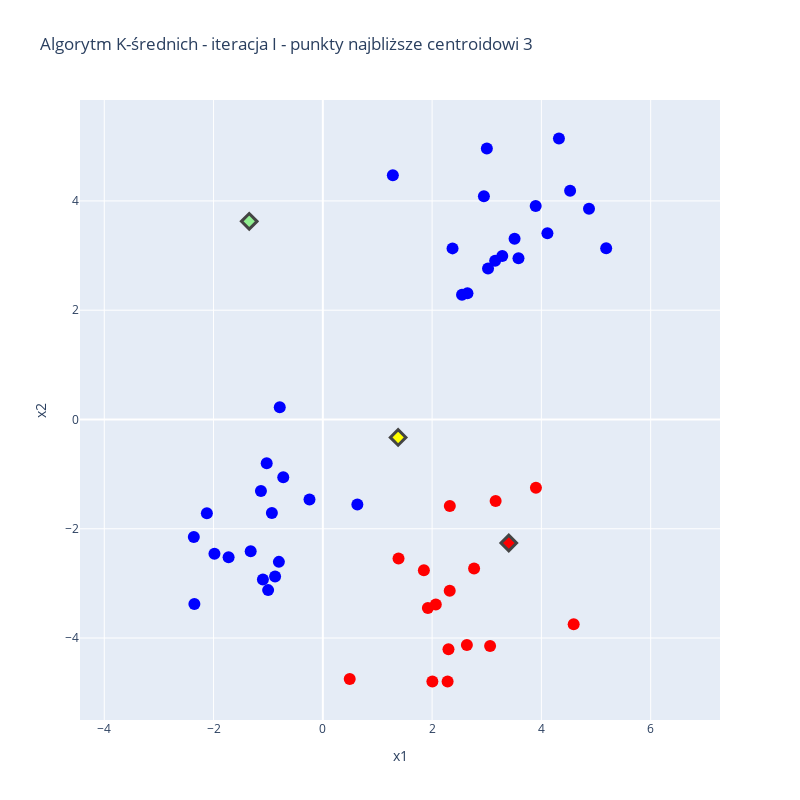

The cell this chart's notebook holds for it:
### Code cell
# klaster 3
fig = px.scatter(
    df.loc[df['cluster']==1],
    'x1',
    'x2',
    width=800,
    height=800,
    color_discrete_sequence=["blue"],
    title='Algorytm K-średnich - iteracja I - punkty najbliższe centroidowi 3'
)
fig.add_trace(go.Scatter(x=[centroid_1[0]], y=[centroid_1[1]], name='centroid 1', mode='markers', marker_line_width=3, marker_color=cluster_1_color, marker_symbol='diamond'))

fig.add_trace(go.Scatter(x=df.loc[df['cluster']==2].x1, y=df.loc[df['cluster']==2].x2, name='centroid 2', mode='markers', marker_color="blue"))
fig.add_trace(go.Scatter(x=[centroid_2[0]], y=[centroid_2[1]], name='centroid 2', mode='markers', marker_line_width=3, marker_color=cluster_2_color, marker_symbol='diamond'))

fig.add_trace(go.Scatter(x=df.loc[df['cluster']==3].x1, y=df.loc[df['cluster']==3].x2, name='centroid 2', mode='markers', marker_color=cluster_3_color))
fig.add_trace(go.Scatter(x=[centroid_3[0]], y=[centroid_3[1]], name='centroid 3', mode='markers', marker_line_width=3, marker_color=cluster_3_color, marker_symbol='diamond'))

fig.update_traces(marker_size=12)
fig.update_yaxes(
    scaleanchor="x",
    scaleratio=1,
)  # wyrównujemy skalę, żeby odległości pomiędzy punktami nie były zaburzone na wizualizacji
fig.update_xaxes(tick0=0, dtick=2)


fig.update_layout(showlegend=False)

### Figure 1 — Plotly figure (JSON) as saved in the notebook; plotly's stock layout.template omitted (floating-point values rounded to 4 significant figures)
{"data": [{"hovertemplate": "x1=%{x}<br>x2=%{y}<extra></extra>", "legendgroup": "", "marker": {"color": "blue", "size": 12, "symbol": "circle"}, "mode": "markers", "name": "", "orientation": "v", "showlegend": false, "type": "scatter", "x": [2.948, 3.002, 4.321, 1.281], "xaxis": "x", "y": [4.086, 4.96, 5.142, 4.471], "yaxis": "y"}, {"marker": {"color": "lightgreen", "line": {"width": 3}, "size": 12, "symbol": "diamond"}, "mode": "markers", "name": "centroid 1", "type": "scatter", "x": [-1.347], "y": [3.626]}, {"marker": {"color": "blue", "size": 12}, "mode": "markers", "name": "centroid 2", "type": "scatter", "x": [-1.001, 3.284, 2.647, -1.983, 3.509, -1.133, 2.547, 2.374, 3.024, -0.7883, 4.526, 4.11, -2.361, -2.351, 0.6319, 3.581, 4.871, 3.154, -1.097, -0.7241, 3.895, -0.9326, -0.874, -0.244, -2.122, 5.186, -0.8042, -1.725, -1.32, -1.027], "y": [-3.123, 2.991, 2.309, -2.459, 3.305, -1.307, 2.28, 3.131, 2.761, 0.2222, 4.185, 3.409, -2.151, -3.375, -1.558, 2.952, 3.857, 2.903, -2.928, -1.058, 3.907, -1.71, -2.873, -1.463, -1.716, 3.133, -2.606, -2.522, -2.412, -0.8023]}, {"marker": {"color": "yellow", "line": {"width": 3}, "size": 12, "symbol": "diamond"}, "mode": "markers", "name": "centroid 2", "type": "scatter", "x": [1.378], "y": [-0.3286]}, {"marker": {"color": "red", "size": 12}, "mode": "markers", "name": "centroid 2", "type": "scatter", "x": [2.768, 1.922, 2.283, 3.163, 1.849, 3.9, 2.324, 2.636, 2.067, 3.061, 1.385, 2.322, 0.4921, 4.591, 2.299, 2.005], "y": [-2.728, -3.452, -4.795, -1.494, -2.757, -1.249, -1.584, -4.127, -3.386, -4.144, -2.544, -3.136, -4.75, -3.749, -4.206, -4.794]}, {"marker": {"color": "red", "line": {"width": 3}, "size": 12, "symbol": "diamond"}, "mode": "markers", "name": "centroid 3", "type": "scatter", "x": [3.403], "y": [-2.261]}], "layout": {"height": 800, "legend": {"tracegroupgap": 0}, "showlegend": false, "title": {"text": "Algorytm K-średnich - iteracja I - punkty najbliższe centroidowi 3"}, "width": 800, "xaxis": {"anchor": "y", "autorange": true, "domain": [0, 1], "dtick": 2, "range": [-4.444, 7.269], "tick0": 0, "title": {"text": "x1"}, "type": "linear"}, "yaxis": {"anchor": "x", "autorange": true, "domain": [0, 1], "range": [-5.5, 5.847], "scaleanchor": "x", "scaleratio": 1, "title": {"text": "x2"}, "type": "linear"}}}
